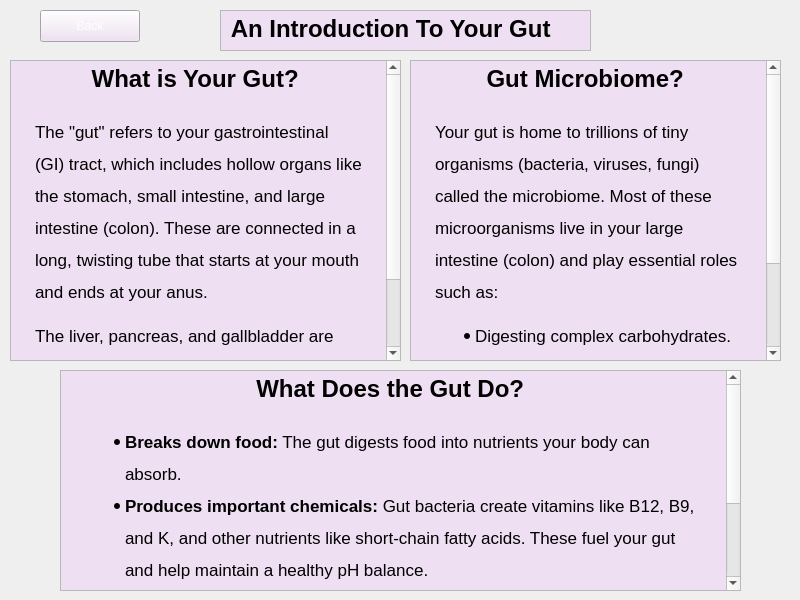
<?xml version="1.0" encoding="UTF-8"?>
<ui version="4.0">
 <class>IntroToGutHealthWidget</class>
 <widget class="QWidget" name="IntroToGutHealthWidget">
  <property name="geometry">
   <rect>
    <x>0</x>
    <y>0</y>
    <width>800</width>
    <height>600</height>
   </rect>
  </property>
  <property name="windowTitle">
   <string>Form</string>
  </property>
  <widget class="QScrollArea" name="whatIsYourGutScrollArea">
   <property name="geometry">
    <rect>
     <x>120</x>
     <y>130</y>
     <width>120</width>
     <height>80</height>
    </rect>
   </property>
   <property name="widgetResizable">
    <bool>true</bool>
   </property>
   <widget class="QWidget" name="scrollAreaWidgetContents">
    <property name="geometry">
     <rect>
      <x>0</x>
      <y>0</y>
      <width>118</width>
      <height>78</height>
     </rect>
    </property>
   </widget>
  </widget>
  <widget class="QTextBrowser" name="textBrowser">
   <property name="geometry">
    <rect>
     <x>10</x>
     <y>60</y>
     <width>391</width>
     <height>301</height>
    </rect>
   </property>
   <property name="html">
    <string>&lt;!DOCTYPE HTML PUBLIC &quot;-//W3C//DTD HTML 4.0//EN&quot; &quot;http://www.w3.org/TR/REC-html40/strict.dtd&quot;&gt;
&lt;html&gt;&lt;head&gt;&lt;meta name=&quot;qrichtext&quot; content=&quot;1&quot; /&gt;&lt;meta charset=&quot;utf-8&quot; /&gt;&lt;title&gt;What is Your Gut?&lt;/title&gt;&lt;style type=&quot;text/css&quot;&gt;
p, li { white-space: pre-wrap; }
hr { height: 1px; border-width: 0; }
li.unchecked::marker { content: &quot;\2610&quot;; }
li.checked::marker { content: &quot;\2612&quot;; }
&lt;/style&gt;&lt;/head&gt;&lt;body style=&quot; font-family:'Segoe UI'; font-size:9pt; font-weight:400; font-style:normal;&quot; bgcolor=&quot;#eedff2&quot;&gt;
&lt;h1 align=&quot;center&quot; style=&quot; margin-top:20px; margin-bottom:12px; margin-left:20px; margin-right:20px; -qt-block-indent:0; text-indent:0px; line-height:160%;&quot;&gt;&lt;span style=&quot; font-family:'Arial','sans-serif'; font-size:13pt; font-weight:700; color:#000000;&quot;&gt;What is Your Gut? &lt;/span&gt;&lt;/h1&gt;
&lt;p style=&quot; margin-top:12px; margin-bottom:12px; margin-left:20px; margin-right:20px; -qt-block-indent:0; text-indent:0px; line-height:160%;&quot;&gt;&lt;span style=&quot; font-family:'Arial','sans-serif'; font-size:13pt; color:#000000;&quot;&gt;The &amp;quot;gut&amp;quot; refers to your gastrointestinal (GI) tract, which includes hollow organs like the stomach, small intestine, and large intestine (colon). These are connected in a long, twisting tube that starts at your mouth and ends at your anus. &lt;/span&gt;&lt;/p&gt;
&lt;p style=&quot; margin-top:12px; margin-bottom:12px; margin-left:20px; margin-right:20px; -qt-block-indent:0; text-indent:0px; line-height:160%;&quot;&gt;&lt;span style=&quot; font-family:'Arial','sans-serif'; font-size:13pt; color:#000000;&quot;&gt;The liver, pancreas, and gallbladder are also part of your digestive system. These organs produce important enzymes and bile to aid in digestion.&lt;/span&gt;&lt;span style=&quot; font-family:'.AppleSystemUIFont'; font-size:13pt;&quot;&gt; &lt;/span&gt;&lt;/p&gt;&lt;/body&gt;&lt;/html&gt;</string>
   </property>
  </widget>
  <widget class="QPushButton" name="backToTeachingWidgetButton">
   <property name="geometry">
    <rect>
     <x>40</x>
     <y>10</y>
     <width>100</width>
     <height>32</height>
    </rect>
   </property>
   <property name="styleSheet">
    <string notr="true">background-color: rgb(238, 223, 242);
color: rgb(254, 254, 254);</string>
   </property>
   <property name="text">
    <string>Back</string>
   </property>
  </widget>
  <widget class="QTextBrowser" name="textBrowser_2">
   <property name="geometry">
    <rect>
     <x>220</x>
     <y>10</y>
     <width>371</width>
     <height>41</height>
    </rect>
   </property>
   <property name="html">
    <string>&lt;!DOCTYPE HTML PUBLIC &quot;-//W3C//DTD HTML 4.0//EN&quot; &quot;http://www.w3.org/TR/REC-html40/strict.dtd&quot;&gt;
&lt;html&gt;&lt;head&gt;&lt;meta name=&quot;qrichtext&quot; content=&quot;1&quot; /&gt;&lt;meta charset=&quot;utf-8&quot; /&gt;&lt;title&gt;An Introduction To Your Gut&lt;/title&gt;&lt;style type=&quot;text/css&quot;&gt;
p, li { white-space: pre-wrap; }
hr { height: 1px; border-width: 0; }
li.unchecked::marker { content: &quot;\2610&quot;; }
li.checked::marker { content: &quot;\2612&quot;; }
&lt;/style&gt;&lt;/head&gt;&lt;body style=&quot; font-family:'Segoe UI'; font-size:9pt; font-weight:400; font-style:normal;&quot; bgcolor=&quot;#eedff2&quot;&gt;
&lt;h1 style=&quot; margin-top:18px; margin-bottom:12px; margin-left:0px; margin-right:0px; -qt-block-indent:0; text-indent:0px;&quot;&gt;&lt;span style=&quot; font-family:'Arial','sans-serif'; font-size:13pt; font-weight:700; color:#000000;&quot;&gt; An Introduction To Your Gut &lt;/span&gt;&lt;span style=&quot; font-family:'.AppleSystemUIFont'; font-size:13pt; font-weight:700;&quot;&gt; &lt;/span&gt;&lt;/h1&gt;&lt;/body&gt;&lt;/html&gt;</string>
   </property>
  </widget>
  <widget class="QTextBrowser" name="textBrowser_3">
   <property name="geometry">
    <rect>
     <x>410</x>
     <y>60</y>
     <width>371</width>
     <height>301</height>
    </rect>
   </property>
   <property name="html">
    <string>&lt;!DOCTYPE HTML PUBLIC &quot;-//W3C//DTD HTML 4.0//EN&quot; &quot;http://www.w3.org/TR/REC-html40/strict.dtd&quot;&gt;
&lt;html&gt;&lt;head&gt;&lt;meta name=&quot;qrichtext&quot; content=&quot;1&quot; /&gt;&lt;meta charset=&quot;utf-8&quot; /&gt;&lt;title&gt;Gut Microbiome?&lt;/title&gt;&lt;style type=&quot;text/css&quot;&gt;
p, li { white-space: pre-wrap; }
hr { height: 1px; border-width: 0; }
li.unchecked::marker { content: &quot;\2610&quot;; }
li.checked::marker { content: &quot;\2612&quot;; }
&lt;/style&gt;&lt;/head&gt;&lt;body style=&quot; font-family:'Segoe UI'; font-size:9pt; font-weight:400; font-style:normal;&quot; bgcolor=&quot;#eedff2&quot;&gt;
&lt;h1 align=&quot;center&quot; style=&quot; margin-top:20px; margin-bottom:12px; margin-left:20px; margin-right:20px; -qt-block-indent:0; text-indent:0px; line-height:160%;&quot;&gt;&lt;span style=&quot; font-family:'Arial','sans-serif'; font-size:13pt; font-weight:700; color:#000000;&quot;&gt;Gut Microbiome? &lt;/span&gt;&lt;/h1&gt;
&lt;p style=&quot; margin-top:12px; margin-bottom:12px; margin-left:20px; margin-right:20px; -qt-block-indent:0; text-indent:0px; line-height:160%;&quot;&gt;&lt;span style=&quot; font-family:'Arial','sans-serif'; font-size:13pt; color:#000000;&quot;&gt;Your gut is home to trillions of tiny organisms (bacteria, viruses, fungi) called the microbiome. Most of these microorganisms live in your large intestine (colon) and play essential roles such as: &lt;/span&gt;&lt;/p&gt;
&lt;ul style=&quot;margin-top: 0px; margin-bottom: 0px; margin-left: 0px; margin-right: 0px; -qt-list-indent: 1;&quot;&gt;
&lt;li style=&quot; font-family:'Arial','sans-serif'; font-size:13pt; color:#000000;&quot; style=&quot; margin-top:12px; margin-bottom:0px; margin-left:20px; margin-right:20px; -qt-block-indent:0; text-indent:0px; line-height:160%;&quot;&gt;Digesting complex carbohydrates. &lt;/li&gt;
&lt;li style=&quot; font-family:'Arial','sans-serif'; font-size:13pt; color:#000000;&quot; style=&quot; margin-top:0px; margin-bottom:0px; margin-left:20px; margin-right:20px; -qt-block-indent:0; text-indent:0px; line-height:160%;&quot;&gt;Protecting against harmful bacteria. &lt;/li&gt;
&lt;li style=&quot; font-family:'Arial','sans-serif'; font-size:13pt; color:#000000;&quot; style=&quot; margin-top:0px; margin-bottom:12px; margin-left:20px; margin-right:20px; -qt-block-indent:0; text-indent:0px; line-height:160%;&quot;&gt;Keeping your immune system balanced. &lt;/li&gt;&lt;/ul&gt;&lt;/body&gt;&lt;/html&gt;</string>
   </property>
  </widget>
  <widget class="QTextBrowser" name="textBrowser_4">
   <property name="geometry">
    <rect>
     <x>60</x>
     <y>370</y>
     <width>681</width>
     <height>221</height>
    </rect>
   </property>
   <property name="html">
    <string>&lt;!DOCTYPE HTML PUBLIC &quot;-//W3C//DTD HTML 4.0//EN&quot; &quot;http://www.w3.org/TR/REC-html40/strict.dtd&quot;&gt;
&lt;html&gt;&lt;head&gt;&lt;meta name=&quot;qrichtext&quot; content=&quot;1&quot; /&gt;&lt;meta charset=&quot;utf-8&quot; /&gt;&lt;title&gt;What Does the Gut Do?&lt;/title&gt;&lt;style type=&quot;text/css&quot;&gt;
p, li { white-space: pre-wrap; }
hr { height: 1px; border-width: 0; }
li.unchecked::marker { content: &quot;\2610&quot;; }
li.checked::marker { content: &quot;\2612&quot;; }
&lt;/style&gt;&lt;/head&gt;&lt;body style=&quot; font-family:'Segoe UI'; font-size:9pt; font-weight:400; font-style:normal;&quot; bgcolor=&quot;#eedff2&quot;&gt;
&lt;h1 align=&quot;center&quot; style=&quot; margin-top:20px; margin-bottom:12px; margin-left:20px; margin-right:20px; -qt-block-indent:0; text-indent:0px; line-height:160%;&quot;&gt;&lt;span style=&quot; font-family:'Arial','sans-serif'; font-size:13pt; font-weight:700; color:#000000;&quot;&gt;What Does the Gut Do? &lt;/span&gt;&lt;/h1&gt;
&lt;ul style=&quot;margin-top: 0px; margin-bottom: 0px; margin-left: 0px; margin-right: 0px; -qt-list-indent: 1;&quot;&gt;
&lt;li style=&quot; font-family:'Arial','sans-serif'; font-size:13pt; color:#000000;&quot; style=&quot; margin-top:12px; margin-bottom:0px; margin-left:20px; margin-right:20px; -qt-block-indent:0; text-indent:0px; line-height:160%;&quot;&gt;&lt;span style=&quot; font-weight:700;&quot;&gt;Breaks down food:&lt;/span&gt; The gut digests food into nutrients your body can absorb. &lt;/li&gt;
&lt;li style=&quot; font-family:'Arial','sans-serif'; font-size:13pt; color:#000000;&quot; style=&quot; margin-top:0px; margin-bottom:0px; margin-left:20px; margin-right:20px; -qt-block-indent:0; text-indent:0px; line-height:160%;&quot;&gt;&lt;span style=&quot; font-weight:700;&quot;&gt;Produces important chemicals:&lt;/span&gt; Gut bacteria create vitamins like B12, B9, and K, and other nutrients like short-chain fatty acids. These fuel your gut and help maintain a healthy pH balance. &lt;/li&gt;
&lt;li style=&quot; font-family:'Arial','sans-serif'; font-size:13pt; color:#000000;&quot; style=&quot; margin-top:0px; margin-bottom:0px; margin-left:20px; margin-right:20px; -qt-block-indent:0; text-indent:0px; line-height:160%;&quot;&gt;&lt;span style=&quot; font-weight:700;&quot;&gt;Regulates hormones:&lt;/span&gt; Your gut helps control hunger, mood, and stress through hormone production. &lt;/li&gt;
&lt;li style=&quot; font-family:'Arial','sans-serif'; font-size:13pt; color:#000000;&quot; style=&quot; margin-top:0px; margin-bottom:12px; margin-left:20px; margin-right:20px; -qt-block-indent:0; text-indent:0px; line-height:160%;&quot;&gt;&lt;span style=&quot; font-weight:700;&quot;&gt;Strengthens your immune system:&lt;/span&gt; About 70% of your immune cells live in the gut, where they defend against harmful pathogens. &lt;/li&gt;&lt;/ul&gt;&lt;/body&gt;&lt;/html&gt;</string>
   </property>
  </widget>
 </widget>
 <resources/>
 <connections/>
</ui>
